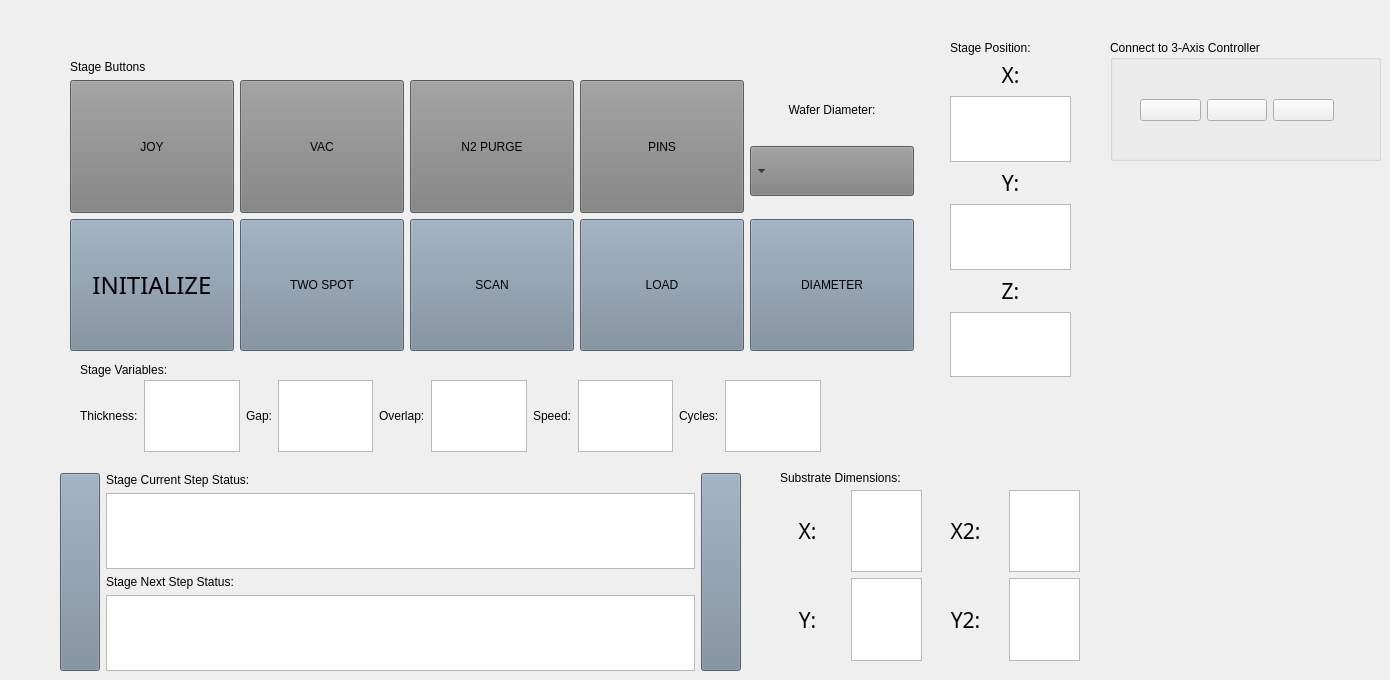
    <widget class="QWidget" name="axis">
     <attribute name="icon">
      <iconset theme="applications-development">
       <normaloff>.</normaloff>.</iconset>
     </attribute>
     <attribute name="title">
      <string>3 Axis Stage Controls</string>
     </attribute>
     <widget class="QLabel" name="label_39">
      <property name="geometry">
       <rect>
        <x>80</x>
        <y>360</y>
        <width>111</width>
        <height>20</height>
       </rect>
      </property>
      <property name="text">
       <string>Stage Variables:</string>
      </property>
     </widget>
     <widget class="QWidget" name="gridLayoutWidget">
      <property name="geometry">
       <rect>
        <x>70</x>
        <y>60</y>
        <width>844</width>
        <height>291</height>
       </rect>
      </property>
      <layout class="QGridLayout" name="gridLayout">
       <item row="3" column="0">
        <widget class="QPushButton" name="init_button_dup">
         <property name="sizePolicy">
          <sizepolicy hsizetype="Minimum" vsizetype="MinimumExpanding">
           <horstretch>0</horstretch>
           <verstretch>0</verstretch>
          </sizepolicy>
         </property>
         <property name="font">
          <font>
           <family>Ubuntu Bold</family>
           <pointsize>18</pointsize>
           <italic>false</italic>
           <bold>false</bold>
           <kerning>false</kerning>
          </font>
         </property>
         <property name="styleSheet">
          <string notr="true">QPushButton {
background-color: rgb(119, 136, 153);
font: 18pt &quot;Ubuntu Bold&quot;;
}</string>
         </property>
         <property name="text">
          <string>INITIALIZE</string>
         </property>
         <property name="checkable">
          <bool>false</bool>
         </property>
        </widget>
       </item>
       <item row="2" column="3">
        <widget class="QPushButton" name="Stagepins_button_dup">
         <property name="sizePolicy">
          <sizepolicy hsizetype="Minimum" vsizetype="MinimumExpanding">
           <horstretch>0</horstretch>
           <verstretch>0</verstretch>
          </sizepolicy>
         </property>
         <property name="styleSheet">
          <string notr="true">QPushButton {background-color: gray;
font: 18pt &quot;Ubuntu Bold&quot;;
}</string>
         </property>
         <property name="text">
          <string>PINS</string>
         </property>
         <property name="checkable">
          <bool>true</bool>
         </property>
        </widget>
       </item>
       <item row="0" column="0">
        <widget class="QLabel" name="label_45">
         <property name="text">
          <string>Stage Buttons</string>
         </property>
        </widget>
       </item>
       <item row="3" column="4">
        <widget class="QPushButton" name="diameter_button_dup">
         <property name="sizePolicy">
          <sizepolicy hsizetype="Minimum" vsizetype="MinimumExpanding">
           <horstretch>0</horstretch>
           <verstretch>0</verstretch>
          </sizepolicy>
         </property>
         <property name="styleSheet">
          <string notr="true">QPushButton {
background-color: rgb(119, 136, 153);
font: 18pt &quot;Ubuntu Bold&quot;;
}</string>
         </property>
         <property name="text">
          <string>DIAMETER</string>
         </property>
        </widget>
       </item>
       <item row="3" column="3">
        <widget class="QPushButton" name="Home_button_dup">
         <property name="sizePolicy">
          <sizepolicy hsizetype="Minimum" vsizetype="MinimumExpanding">
           <horstretch>0</horstretch>
           <verstretch>0</verstretch>
          </sizepolicy>
         </property>
         <property name="styleSheet">
          <string notr="true">QPushButton {
background-color: rgb(119, 136, 153);
font: 18pt &quot;Ubuntu Bold&quot;;
}</string>
         </property>
         <property name="text">
          <string>LOAD</string>
         </property>
        </widget>
       </item>
       <item row="3" column="1">
        <widget class="QPushButton" name="twospot_button_dup">
         <property name="sizePolicy">
          <sizepolicy hsizetype="Minimum" vsizetype="MinimumExpanding">
           <horstretch>0</horstretch>
           <verstretch>0</verstretch>
          </sizepolicy>
         </property>
         <property name="styleSheet">
          <string notr="true">QPushButton {
background-color: rgb(119, 136, 153);
font: 18pt &quot;Ubuntu Bold&quot;;
}</string>
         </property>
         <property name="text">
          <string>TWO SPOT</string>
         </property>
        </widget>
       </item>
       <item row="3" column="2">
        <widget class="QPushButton" name="scan_button_dup">
         <property name="sizePolicy">
          <sizepolicy hsizetype="Minimum" vsizetype="MinimumExpanding">
           <horstretch>0</horstretch>
           <verstretch>0</verstretch>
          </sizepolicy>
         </property>
         <property name="styleSheet">
          <string notr="true">QPushButton {
background-color: rgb(119, 136, 153);
font: 18pt &quot;Ubuntu Bold&quot;;
}</string>
         </property>
         <property name="text">
          <string>SCAN</string>
         </property>
        </widget>
       </item>
       <item row="2" column="1">
        <widget class="QPushButton" name="vac_button_dup">
         <property name="sizePolicy">
          <sizepolicy hsizetype="Minimum" vsizetype="MinimumExpanding">
           <horstretch>0</horstretch>
           <verstretch>0</verstretch>
          </sizepolicy>
         </property>
         <property name="styleSheet">
          <string notr="true">QPushButton {
background-color: gray;
font: 18pt &quot;Ubuntu Bold&quot;;
}</string>
         </property>
         <property name="text">
          <string>VAC</string>
         </property>
         <property name="checkable">
          <bool>true</bool>
         </property>
        </widget>
       </item>
       <item row="2" column="2">
        <widget class="QPushButton" name="n2_purge_button_dup">
         <property name="sizePolicy">
          <sizepolicy hsizetype="Minimum" vsizetype="MinimumExpanding">
           <horstretch>0</horstretch>
           <verstretch>0</verstretch>
          </sizepolicy>
         </property>
         <property name="styleSheet">
          <string notr="true">QPushButton {
background-color: gray;
font: 18pt &quot;Ubuntu Bold&quot;;
}</string>
         </property>
         <property name="text">
          <string>N2 PURGE</string>
         </property>
         <property name="checkable">
          <bool>true</bool>
         </property>
        </widget>
       </item>
       <item row="2" column="4">
        <layout class="QVBoxLayout" name="verticalLayout_14">
         <item>
          <widget class="QLabel" name="label_33">
           <property name="sizePolicy">
            <sizepolicy hsizetype="Preferred" vsizetype="Maximum">
             <horstretch>0</horstretch>
             <verstretch>0</verstretch>
            </sizepolicy>
           </property>
           <property name="maximumSize">
            <size>
             <width>16777215</width>
             <height>30</height>
            </size>
           </property>
           <property name="styleSheet">
            <string notr="true">QLabel {
font: 18pt &quot;Ubuntu Bold&quot;;
}</string>
           </property>
           <property name="text">
            <string>Wafer Diameter:</string>
           </property>
           <property name="alignment">
            <set>Qt::AlignCenter</set>
           </property>
          </widget>
         </item>
         <item>
          <widget class="QComboBox" name="wafer_diameter_dup">
           <property name="sizePolicy">
            <sizepolicy hsizetype="Preferred" vsizetype="Maximum">
             <horstretch>0</horstretch>
             <verstretch>0</verstretch>
            </sizepolicy>
           </property>
           <property name="maximumSize">
            <size>
             <width>200</width>
             <height>50</height>
            </size>
           </property>
           <property name="layoutDirection">
            <enum>Qt::RightToLeft</enum>
           </property>
           <property name="styleSheet">
            <string notr="true">QComboBox {
background-color: gray;
font: 16pt &quot;Ubuntu Bold&quot;;
}</string>
           </property>
          </widget>
         </item>
        </layout>
       </item>
       <item row="2" column="0">
        <widget class="QPushButton" name="Joystick_button_dup">
         <property name="sizePolicy">
          <sizepolicy hsizetype="Minimum" vsizetype="MinimumExpanding">
           <horstretch>0</horstretch>
           <verstretch>0</verstretch>
          </sizepolicy>
         </property>
         <property name="styleSheet">
          <string notr="true">QPushButton {
background-color: gray;
font: 18pt &quot;Ubuntu Bold&quot;;
}</string>
         </property>
         <property name="text">
          <string>JOY</string>
         </property>
         <property name="checkable">
          <bool>true</bool>
         </property>
        </widget>
       </item>
      </layout>
     </widget>
     <widget class="QWidget" name="verticalLayoutWidget_7">
      <property name="geometry">
       <rect>
        <x>950</x>
        <y>60</y>
        <width>121</width>
        <height>317</height>
       </rect>
      </property>
      <layout class="QVBoxLayout" name="verticalLayout_10">
       <item>
        <widget class="QLabel" name="label_34">
         <property name="font">
          <font>
           <family>Century Gothic</family>
           <pointsize>16</pointsize>
          </font>
         </property>
         <property name="text">
          <string>X:</string>
         </property>
         <property name="alignment">
          <set>Qt::AlignCenter</set>
         </property>
        </widget>
       </item>
       <item>
        <widget class="QTextEdit" name="X_relative_PH_dup">
         <property name="enabled">
          <bool>true</bool>
         </property>
         <property name="styleSheet">
          <string notr="true">font: 28px;
color: rgb(52, 101, 164);</string>
         </property>
         <property name="readOnly">
          <bool>false</bool>
         </property>
        </widget>
       </item>
       <item>
        <widget class="QLabel" name="label_84">
         <property name="font">
          <font>
           <family>Century Gothic</family>
           <pointsize>16</pointsize>
          </font>
         </property>
         <property name="text">
          <string>Y:</string>
         </property>
         <property name="alignment">
          <set>Qt::AlignCenter</set>
         </property>
        </widget>
       </item>
       <item>
        <widget class="QTextEdit" name="Y_relative_PH_dup">
         <property name="enabled">
          <bool>true</bool>
         </property>
         <property name="styleSheet">
          <string notr="true">font: 28px;
color: rgb(52, 101, 164);</string>
         </property>
         <property name="readOnly">
          <bool>false</bool>
         </property>
        </widget>
       </item>
       <item>
        <widget class="QLabel" name="label_85">
         <property name="font">
          <font>
           <family>Century Gothic</family>
           <pointsize>16</pointsize>
          </font>
         </property>
         <property name="text">
          <string>Z:</string>
         </property>
         <property name="alignment">
          <set>Qt::AlignCenter</set>
         </property>
        </widget>
       </item>
       <item>
        <widget class="QTextEdit" name="Z_relative_PH_dup">
         <property name="enabled">
          <bool>true</bool>
         </property>
         <property name="styleSheet">
          <string notr="true">font: 28px;
color: rgb(52, 101, 164);</string>
         </property>
         <property name="readOnly">
          <bool>false</bool>
         </property>
        </widget>
       </item>
      </layout>
     </widget>
     <widget class="QWidget" name="horizontalLayoutWidget_3">
      <property name="geometry">
       <rect>
        <x>80</x>
        <y>380</y>
        <width>741</width>
        <height>72</height>
       </rect>
      </property>
      <layout class="QHBoxLayout" name="horizontalLayout_5">
       <item>
        <widget class="QLabel" name="label_43">
         <property name="text">
          <string>Thickness:</string>
         </property>
        </widget>
       </item>
       <item>
        <widget class="QTextEdit" name="input_thickness_dup">
         <property name="enabled">
          <bool>true</bool>
         </property>
         <property name="styleSheet">
          <string notr="true">font: 28px;
color: rgb(52, 101, 164);</string>
         </property>
         <property name="tabChangesFocus">
          <bool>false</bool>
         </property>
         <property name="readOnly">
          <bool>true</bool>
         </property>
        </widget>
       </item>
       <item>
        <widget class="QLabel" name="label_42">
         <property name="text">
          <string>Gap:</string>
         </property>
        </widget>
       </item>
       <item>
        <widget class="QTextEdit" name="input_gap_dup">
         <property name="enabled">
          <bool>true</bool>
         </property>
         <property name="styleSheet">
          <string notr="true">font: 28px;
color: rgb(52, 101, 164);</string>
         </property>
         <property name="readOnly">
          <bool>true</bool>
         </property>
        </widget>
       </item>
       <item>
        <widget class="QLabel" name="label_38">
         <property name="text">
          <string>Overlap:</string>
         </property>
        </widget>
       </item>
       <item>
        <widget class="QTextEdit" name="input_overlap_dup">
         <property name="enabled">
          <bool>true</bool>
         </property>
         <property name="styleSheet">
          <string notr="true">font: 28px;
color: rgb(52, 101, 164);</string>
         </property>
         <property name="readOnly">
          <bool>true</bool>
         </property>
        </widget>
       </item>
       <item>
        <widget class="QLabel" name="label_40">
         <property name="text">
          <string>Speed:</string>
         </property>
        </widget>
       </item>
       <item>
        <widget class="QTextEdit" name="input_speed_dup">
         <property name="enabled">
          <bool>true</bool>
         </property>
         <property name="styleSheet">
          <string notr="true">font: 28px;
color: rgb(52, 101, 164);</string>
         </property>
         <property name="readOnly">
          <bool>true</bool>
         </property>
        </widget>
       </item>
       <item>
        <widget class="QLabel" name="label_41">
         <property name="text">
          <string>Cycles:</string>
         </property>
        </widget>
       </item>
       <item>
        <widget class="QTextEdit" name="input_cycles_dup">
         <property name="enabled">
          <bool>true</bool>
         </property>
         <property name="styleSheet">
          <string notr="true">font: 28px;
color: rgb(52, 101, 164);</string>
         </property>
         <property name="readOnly">
          <bool>true</bool>
         </property>
        </widget>
       </item>
      </layout>
     </widget>
     <widget class="QWidget" name="gridLayoutWidget_2">
      <property name="geometry">
       <rect>
        <x>770</x>
        <y>490</y>
        <width>310</width>
        <height>171</height>
       </rect>
      </property>
      <layout class="QGridLayout" name="gridLayout_2">
       <item row="0" column="2">
        <widget class="QTextEdit" name="xmin_controls_dup">
         <property name="enabled">
          <bool>true</bool>
         </property>
         <property name="readOnly">
          <bool>true</bool>
         </property>
        </widget>
       </item>
       <item row="1" column="4">
        <widget class="QTextEdit" name="ymax_controls_dup">
         <property name="enabled">
          <bool>true</bool>
         </property>
         <property name="readOnly">
          <bool>true</bool>
         </property>
        </widget>
       </item>
       <item row="1" column="1">
        <widget class="QLabel" name="label_47">
         <property name="sizePolicy">
          <sizepolicy hsizetype="Minimum" vsizetype="Minimum">
           <horstretch>0</horstretch>
           <verstretch>0</verstretch>
          </sizepolicy>
         </property>
         <property name="minimumSize">
          <size>
           <width>75</width>
           <height>75</height>
          </size>
         </property>
         <property name="font">
          <font>
           <family>Century Gothic</family>
           <pointsize>16</pointsize>
          </font>
         </property>
         <property name="text">
          <string>Y:</string>
         </property>
         <property name="alignment">
          <set>Qt::AlignCenter</set>
         </property>
        </widget>
       </item>
       <item row="1" column="2">
        <widget class="QTextEdit" name="ymin_controls_dup">
         <property name="enabled">
          <bool>true</bool>
         </property>
         <property name="readOnly">
          <bool>true</bool>
         </property>
        </widget>
       </item>
       <item row="0" column="4">
        <widget class="QTextEdit" name="xmax_controls_dup">
         <property name="enabled">
          <bool>true</bool>
         </property>
         <property name="readOnly">
          <bool>true</bool>
         </property>
        </widget>
       </item>
       <item row="0" column="1">
        <widget class="QLabel" name="label_35">
         <property name="sizePolicy">
          <sizepolicy hsizetype="Minimum" vsizetype="Minimum">
           <horstretch>0</horstretch>
           <verstretch>0</verstretch>
          </sizepolicy>
         </property>
         <property name="minimumSize">
          <size>
           <width>75</width>
           <height>75</height>
          </size>
         </property>
         <property name="font">
          <font>
           <family>Century Gothic</family>
           <pointsize>16</pointsize>
          </font>
         </property>
         <property name="text">
          <string>X:</string>
         </property>
         <property name="alignment">
          <set>Qt::AlignCenter</set>
         </property>
        </widget>
       </item>
       <item row="0" column="3">
        <widget class="QLabel" name="label_44">
         <property name="sizePolicy">
          <sizepolicy hsizetype="Minimum" vsizetype="Minimum">
           <horstretch>0</horstretch>
           <verstretch>0</verstretch>
          </sizepolicy>
         </property>
         <property name="minimumSize">
          <size>
           <width>75</width>
           <height>75</height>
          </size>
         </property>
         <property name="font">
          <font>
           <family>Century Gothic</family>
           <pointsize>16</pointsize>
          </font>
         </property>
         <property name="text">
          <string>X2:</string>
         </property>
         <property name="alignment">
          <set>Qt::AlignCenter</set>
         </property>
        </widget>
       </item>
       <item row="1" column="3">
        <widget class="QLabel" name="label_48">
         <property name="sizePolicy">
          <sizepolicy hsizetype="Minimum" vsizetype="Minimum">
           <horstretch>0</horstretch>
           <verstretch>0</verstretch>
          </sizepolicy>
         </property>
         <property name="minimumSize">
          <size>
           <width>75</width>
           <height>75</height>
          </size>
         </property>
         <property name="font">
          <font>
           <family>Century Gothic</family>
           <pointsize>16</pointsize>
          </font>
         </property>
         <property name="text">
          <string>Y2:</string>
         </property>
         <property name="alignment">
          <set>Qt::AlignCenter</set>
         </property>
        </widget>
       </item>
      </layout>
     </widget>
     <widget class="QLabel" name="label_46">
      <property name="geometry">
       <rect>
        <x>780</x>
        <y>470</y>
        <width>161</width>
        <height>16</height>
       </rect>
      </property>
      <property name="text">
       <string>Substrate Dimensions:</string>
      </property>
     </widget>
     <widget class="QLabel" name="label_37">
      <property name="geometry">
       <rect>
        <x>950</x>
        <y>40</y>
        <width>119</width>
        <height>16</height>
       </rect>
      </property>
      <property name="text">
       <string>Stage Position:</string>
      </property>
     </widget>
     <widget class="QWidget" name="gridLayoutWidget_5">
      <property name="geometry">
       <rect>
        <x>60</x>
        <y>473</y>
        <width>681</width>
        <height>198</height>
       </rect>
      </property>
      <layout class="QGridLayout" name="gridLayout_5">
       <item row="0" column="1">
        <layout class="QVBoxLayout" name="verticalLayout_12">
         <item>
          <widget class="QLabel" name="label_24">
           <property name="text">
            <string>Stage Current Step Status:</string>
           </property>
          </widget>
         </item>
         <item>
          <widget class="QTextEdit" name="axisstatus_dup">
           <property name="enabled">
            <bool>true</bool>
           </property>
           <property name="readOnly">
            <bool>true</bool>
           </property>
          </widget>
         </item>
         <item>
          <widget class="QLabel" name="label_25">
           <property name="text">
            <string>Stage Next Step Status:</string>
           </property>
          </widget>
         </item>
         <item>
          <widget class="QTextEdit" name="axisstatus_2_dup">
           <property name="enabled">
            <bool>true</bool>
           </property>
           <property name="readOnly">
            <bool>true</bool>
           </property>
          </widget>
         </item>
        </layout>
       </item>
       <item row="0" column="2">
        <widget class="QPushButton" name="door2">
         <property name="sizePolicy">
          <sizepolicy hsizetype="Minimum" vsizetype="MinimumExpanding">
           <horstretch>0</horstretch>
           <verstretch>0</verstretch>
          </sizepolicy>
         </property>
         <property name="styleSheet">
          <string notr="true">QPushButton {
background-color: rgb(119, 136, 153);
font: 18pt &quot;Ubuntu Bold&quot;;
}</string>
         </property>
         <property name="text">
          <string/>
         </property>
        </widget>
       </item>
       <item row="0" column="0">
        <widget class="QPushButton" name="door1">
         <property name="enabled">
          <bool>true</bool>
         </property>
         <property name="sizePolicy">
          <sizepolicy hsizetype="Minimum" vsizetype="MinimumExpanding">
           <horstretch>0</horstretch>
           <verstretch>0</verstretch>
          </sizepolicy>
         </property>
         <property name="styleSheet">
          <string notr="true">QPushButton {
background-color: rgb(119, 136, 153);
font: 18pt &quot;Ubuntu Bold&quot;;
}</string>
         </property>
         <property name="text">
          <string/>
         </property>
        </widget>
       </item>
      </layout>
     </widget>
     <widget class="QGroupBox" name="groupBox_4">
      <property name="geometry">
       <rect>
        <x>1110</x>
        <y>40</y>
        <width>271</width>
        <height>121</height>
       </rect>
      </property>
      <property name="title">
       <string>Connect to 3-Axis Controller</string>
      </property>
      <widget class="QWidget" name="horizontalLayoutWidget">
       <property name="geometry">
        <rect>
         <x>30</x>
         <y>30</y>
         <width>194</width>
         <height>80</height>
        </rect>
       </property>
       <layout class="QHBoxLayout" name="horizontalLayout_2">
        <item>
         <widget class="QPushButton" name="stageConnectButton">
          <property name="text">
           <string/>
          </property>
          <property name="icon">
           <iconset resource="ONTOS3.qrc">
            <normaloff>:/images/connect.png</normaloff>:/images/connect.png</iconset>
          </property>
          <property name="iconSize">
           <size>
            <width>48</width>
            <height>48</height>
           </size>
          </property>
         </widget>
        </item>
        <item>
         <widget class="QPushButton" name="stageDisconnectButton">
          <property name="text">
           <string/>
          </property>
          <property name="icon">
           <iconset resource="ONTOS3.qrc">
            <normaloff>:/images/disconnect.png</normaloff>:/images/disconnect.png</iconset>
          </property>
          <property name="iconSize">
           <size>
            <width>48</width>
            <height>48</height>
           </size>
          </property>
         </widget>
        </item>
        <item>
         <widget class="QPushButton" name="stageSettingsButton">
          <property name="text">
           <string/>
          </property>
          <property name="icon">
           <iconset resource="ONTOS3.qrc">
            <normaloff>:/images/settings.png</normaloff>:/images/settings.png</iconset>
          </property>
          <property name="iconSize">
           <size>
            <width>48</width>
            <height>48</height>
           </size>
          </property>
         </widget>
        </item>
       </layout>
      </widget>
     </widget>
    </widget>
